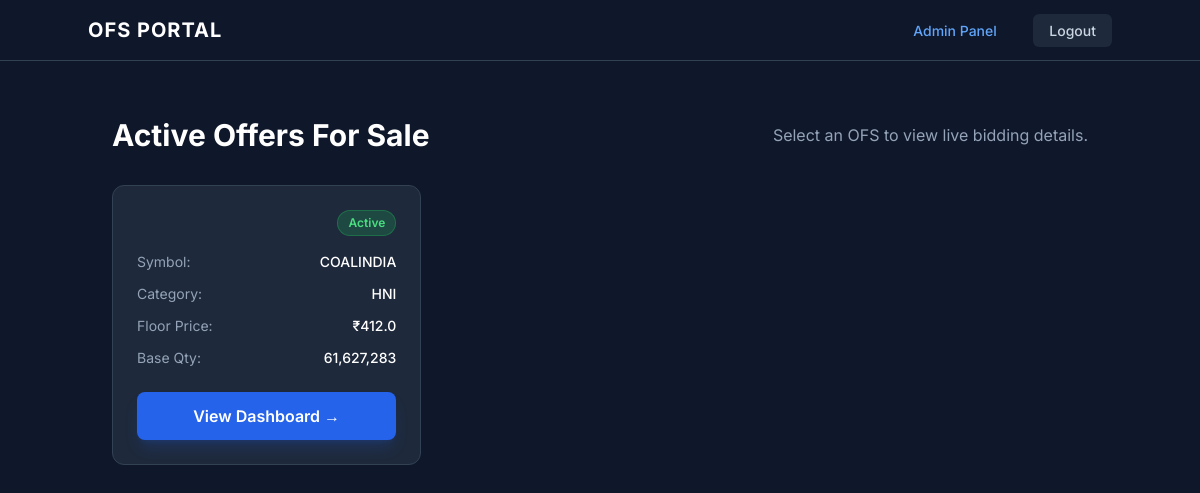
Screenshot of / (signed in) with the database file from the repository.
### tables this page shows
CREATE TABLE OFSDetail (
            id INTEGER PRIMARY KEY AUTOINCREMENT,
            name TEXT NOT NULL,
            nse_url TEXT,
            bse_url TEXT,
            floor_price REAL,
            base_quantity INTEGER,
            greenShoe_quantity INTEGER DEFAULT 0,
            Category TEXT,
            Symbol TEXT,
            Status TEXT DEFAULT 'Pending'
        );

### ofs.py (the view)
@app.route('/')
@login_required
def index():
    conn = get_db_connection()
    active_ofs = conn.execute("SELECT * FROM OFSDetail WHERE status = 'Active'").fetchall()
    user = conn.execute("SELECT role FROM ClientDetail WHERE id = ?", (session['user_id'],)).fetchone()
    conn.close()
    return render_template('dashboard.html', ofs_list=active_ofs, role=user['role'])

### ofs.py (called while the page is built)
def get_db_connection():
    conn = sqlite3.connect('database.db')
    conn.row_factory = sqlite3.Row
    return conn

def login_required(f):
    @wraps(f)
    def decorated_function(*args, **kwargs):
        if 'user_id' not in session:
            return redirect(url_for('login'))
        return f(*args, **kwargs)
    return decorated_function

### templates/dashboard.html (shortened to what this page needs)
<!DOCTYPE html>
<html lang="en">
<head>
    <script src="https://cdn.tailwindcss.com"></script>
</head>
<body class="min-h-screen">
    <nav class="bg-slate-900 border-b border-slate-700 p-4 sticky top-0 z-50">
        <div class="container mx-auto flex justify-between items-center">
            <div class="text-xl font-bold text-white tracking-wider">OFS PORTAL</div>
            <div class="space-x-4">
                {% if role == 'admin' %}
                <a href="/admin" class="px-4 py-2 text-sm font-medium text-blue-400 hover:text-white transition-colors">Admin Panel</a>
                {% endif %}
                <a href="/logout" class="px-4 py-2 text-sm font-medium text-slate-300 hover:text-white transition-colors bg-slate-800 hover:bg-slate-700 rounded-md">Logout</a>
            </div>
        </div>
    </nav>
    <main class="container mx-auto p-6 mt-8">
        <div class="flex justify-between items-center mb-8">
            <h1 class="text-3xl font-bold text-white">Active Offers For Sale</h1>
            <p class="text-slate-400">Select an OFS to view live bidding details.</p>
        </div>
        {% if ofs_list %}
        <div class="grid grid-cols-1 md:grid-cols-2 lg:grid-cols-3 gap-6">
            {% for ofs in ofs_list %}
            <div class="glass-card rounded-xl p-6 flex flex-col justify-between">
                <div>
                    <div class="flex justify-between items-start mb-4">
                        <span class="bg-green-500/20 text-green-400 text-xs font-semibold px-2.5 py-1 rounded-full border border-green-500/30">Active</span>
                    </div>
                    <div class="space-y-3 mb-6">
                        <div class="flex justify-between text-sm">
                            <span class="text-slate-400">Symbol:</span>
                            <span class="font-medium text-white">{{ ofs['symbol'] }}</span>
                        </div>
                        <div class="flex justify-between text-sm">
                            <span class="text-slate-400">Category:</span>
                            <span class="font-medium text-white">{{ ofs['category'] }}</span>
                        </div>
                        <div class="flex justify-between text-sm">
                            <span class="text-slate-400">Floor Price:</span>
                            <span class="font-medium text-white">₹{{ ofs['floor_price'] }}</span>
                        </div>
                        <div class="flex justify-between text-sm">
                            <span class="text-slate-400">Base Qty:</span>
                            <span class="font-medium text-white">{{ "{:,}".format(ofs['base_quantity']) }}</span>
                        </div>
                    </div>
                </div>
                <a href="/ofs/{{ ofs['id'] }}" class="w-full block text-center bg-blue-600 hover:bg-blue-500 text-white font-semibold py-3 px-4 rounded-lg transition-colors shadow-lg shadow-blue-600/20">
                    View Dashboard &rarr;
                </a>
            </div>
            {% endfor %}
        </div>
        {% endif %}
    </main>
</body>
</html>

### templates/dashboard.html (style rules this page uses)
body { font-family: 'Inter', sans-serif; background-color: #0f172a; color: #e2e8f0; }
.glass-card { background: #1e293b; border: 1px solid #334155; transition: all 0.3s ease; }

### rows the page displays
OFSDetail: symbol "COALINDIA", category "HNI", floor_price "412.0", base_quantity "61,627,283"
